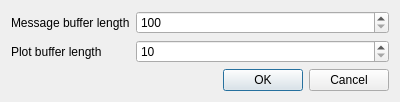
<?xml version="1.0" encoding="UTF-8"?>
<ui version="4.0">
 <class>SettingsDialog</class>
 <widget class="QDialog" name="SettingsDialog">
  <property name="geometry">
   <rect>
    <x>0</x>
    <y>0</y>
    <width>400</width>
    <height>98</height>
   </rect>
  </property>
  <property name="windowTitle">
   <string>Dialog</string>
  </property>
  <layout class="QFormLayout" name="formLayout">
   <item row="0" column="0">
    <widget class="QLabel" name="mBufferLabel">
     <property name="text">
      <string>Message buffer length</string>
     </property>
    </widget>
   </item>
   <item row="0" column="1">
    <widget class="QSpinBox" name="mBufferEdit">
     <property name="minimum">
      <number>100</number>
     </property>
     <property name="maximum">
      <number>100000</number>
     </property>
    </widget>
   </item>
   <item row="1" column="0">
    <widget class="QLabel" name="plotBufferLabel">
     <property name="text">
      <string>Plot buffer length</string>
     </property>
    </widget>
   </item>
   <item row="1" column="1">
    <widget class="QSpinBox" name="plotBufferEdit">
     <property name="minimum">
      <number>10</number>
     </property>
     <property name="maximum">
      <number>100000</number>
     </property>
    </widget>
   </item>
   <item row="2" column="0" colspan="2">
    <widget class="QDialogButtonBox" name="buttonBox">
     <property name="orientation">
      <enum>Qt::Horizontal</enum>
     </property>
     <property name="standardButtons">
      <set>QDialogButtonBox::Cancel|QDialogButtonBox::Ok</set>
     </property>
    </widget>
   </item>
  </layout>
 </widget>
 <resources/>
 <connections>
  <connection>
   <sender>buttonBox</sender>
   <signal>accepted()</signal>
   <receiver>SettingsDialog</receiver>
   <slot>accept()</slot>
   <hints>
    <hint type="sourcelabel">
     <x>248</x>
     <y>254</y>
    </hint>
    <hint type="destinationlabel">
     <x>157</x>
     <y>274</y>
    </hint>
   </hints>
  </connection>
  <connection>
   <sender>buttonBox</sender>
   <signal>rejected()</signal>
   <receiver>SettingsDialog</receiver>
   <slot>reject()</slot>
   <hints>
    <hint type="sourcelabel">
     <x>316</x>
     <y>260</y>
    </hint>
    <hint type="destinationlabel">
     <x>286</x>
     <y>274</y>
    </hint>
   </hints>
  </connection>
 </connections>
</ui>
